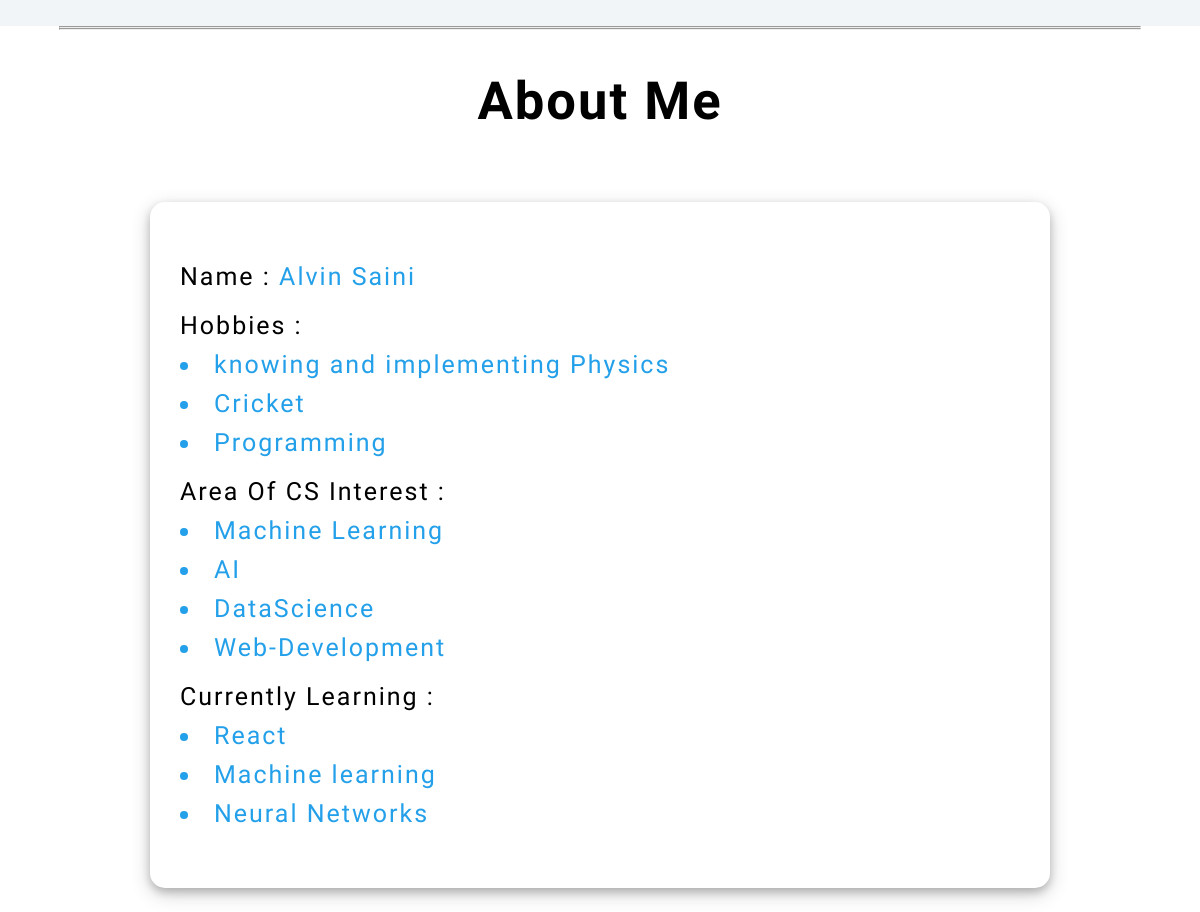
Before: / (middle part) with the older database file.
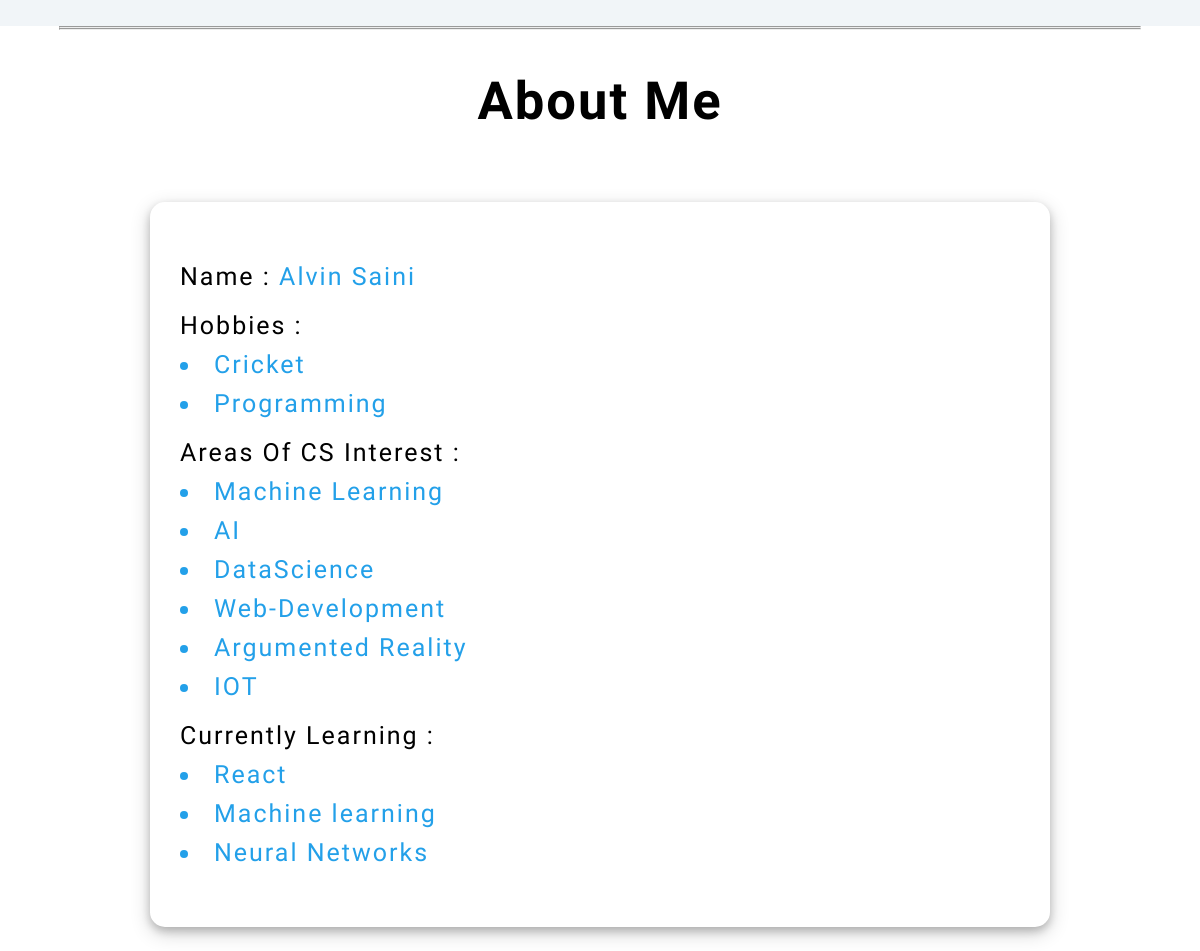
After: the same page with the newer database file.
### mainapp/models.py (models this page shows, shortened)
class About(models.Model):
	key=models.CharField(max_length=50)
	value=models.TextField()
	id=models.IntegerField(primary_key=True)

### mainapp/views.py (the view)
# urls.py: path("",views.Index,name="index"),
def Index(request):
    context=genrateData()
    return render(request, "index.html", context=context)

### mainapp/models.py (called while the page is built)
    def __str__(self):
	    	return(self.what_you_do)

### mainapp/templatetags/custom_tags.py (called while the page is built)
@register.filter(name='split')
def split(value, key):
    return value.split(key)

### mainapp/views.py (called while the page is built)
def genrateData():
    skilldic = {}
    for i in Skill.objects.values():
        skilldic[i["skill"]] = i["level"]
    context = {"skillist": skilldic, "idos": idos.objects.all(
    ), "about": About.objects.values()}
    return context

### template/index.html (shortened to what this page needs)
{%extends 'base.html'%}
{% load custom_tags %}
{%block links%}
<link rel="stylesheet" href="/static/css/style.css" />
{%endblock links%}
{%block body%}
<main>
  <section id="about" class="fourth-sec ">
    <hr>
  <hr>
    <div class="heading">
      <h1>About Me</h1>
    </div>
    <div class="shadow-box">
      {% for dict in about%}
      <div id="{{dict.id}}" class="pair">
      <span class="keys">{{dict.key}} : </span>
      {% if dict.value|split:","|length == 1 %}
      <span class="values">{{dict.value}}</span>
      {% else %}
      {% for val in dict.value|split:"," %}
      <li class="values margin-top">{{val}} </li>
      {% endfor %}
      {% endif %}
      </div>
      {% endfor %}
    </div>
  </section>
</main>
{%endblock body%}

Changed rows visible on the page:
changed About: key "Area Of CS Interest" → "Areas Of CS Interest"
Other visible differences:
new list line: "Argumented Reality"
new list line: "IOT"
list line gone: "knowing and implementing Physics"
